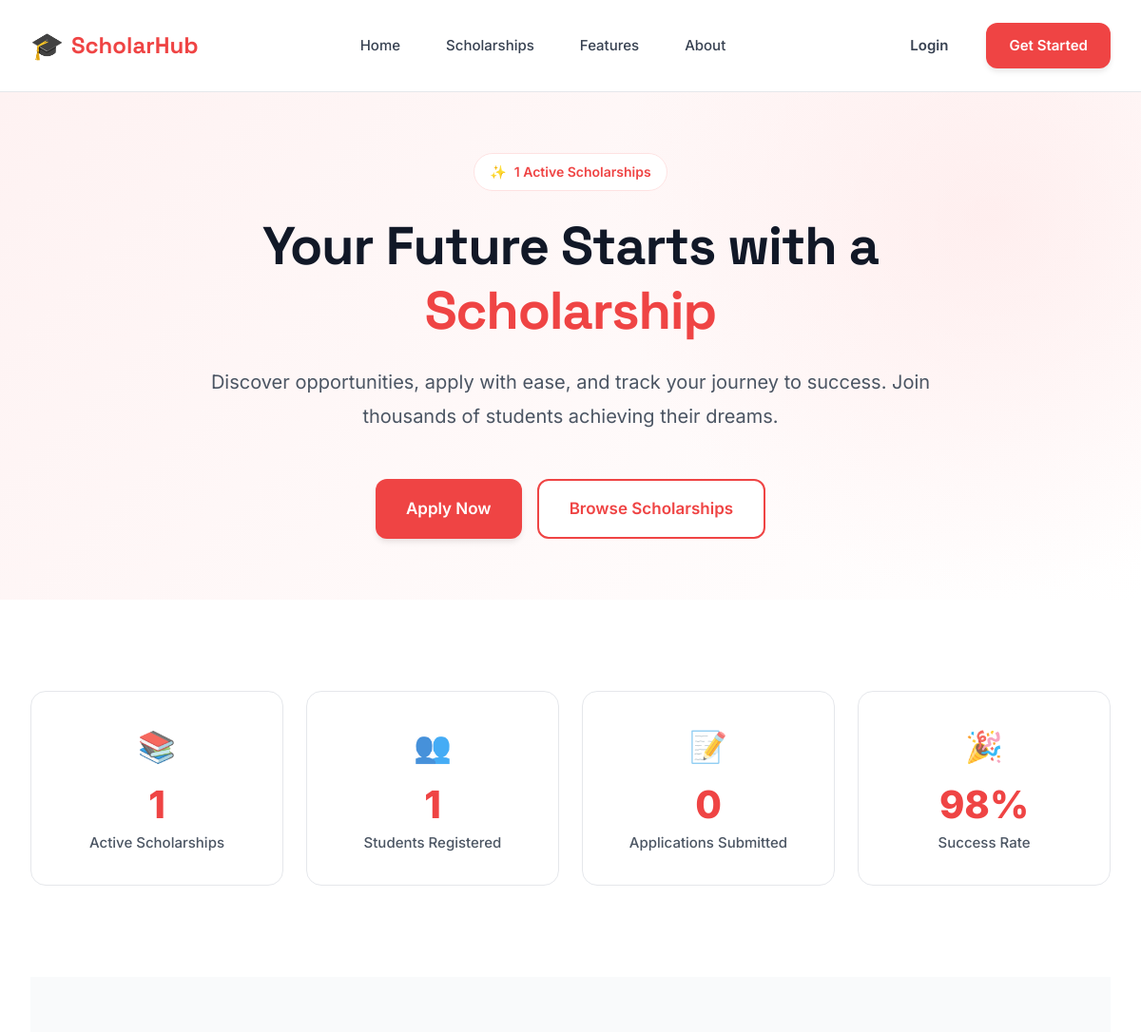
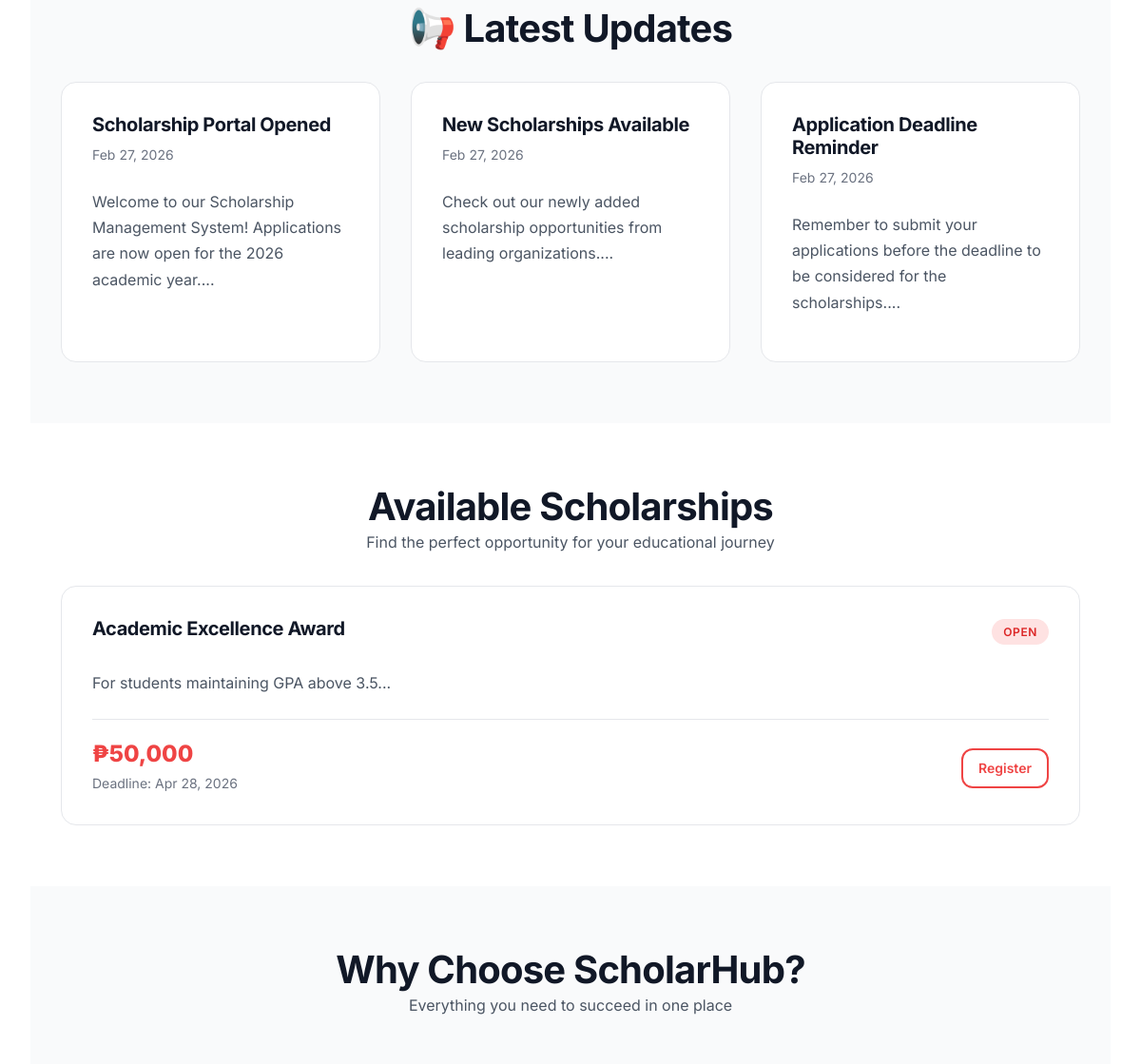
Before: / (upper part) with the older database file (2 pictures, top to bottom).
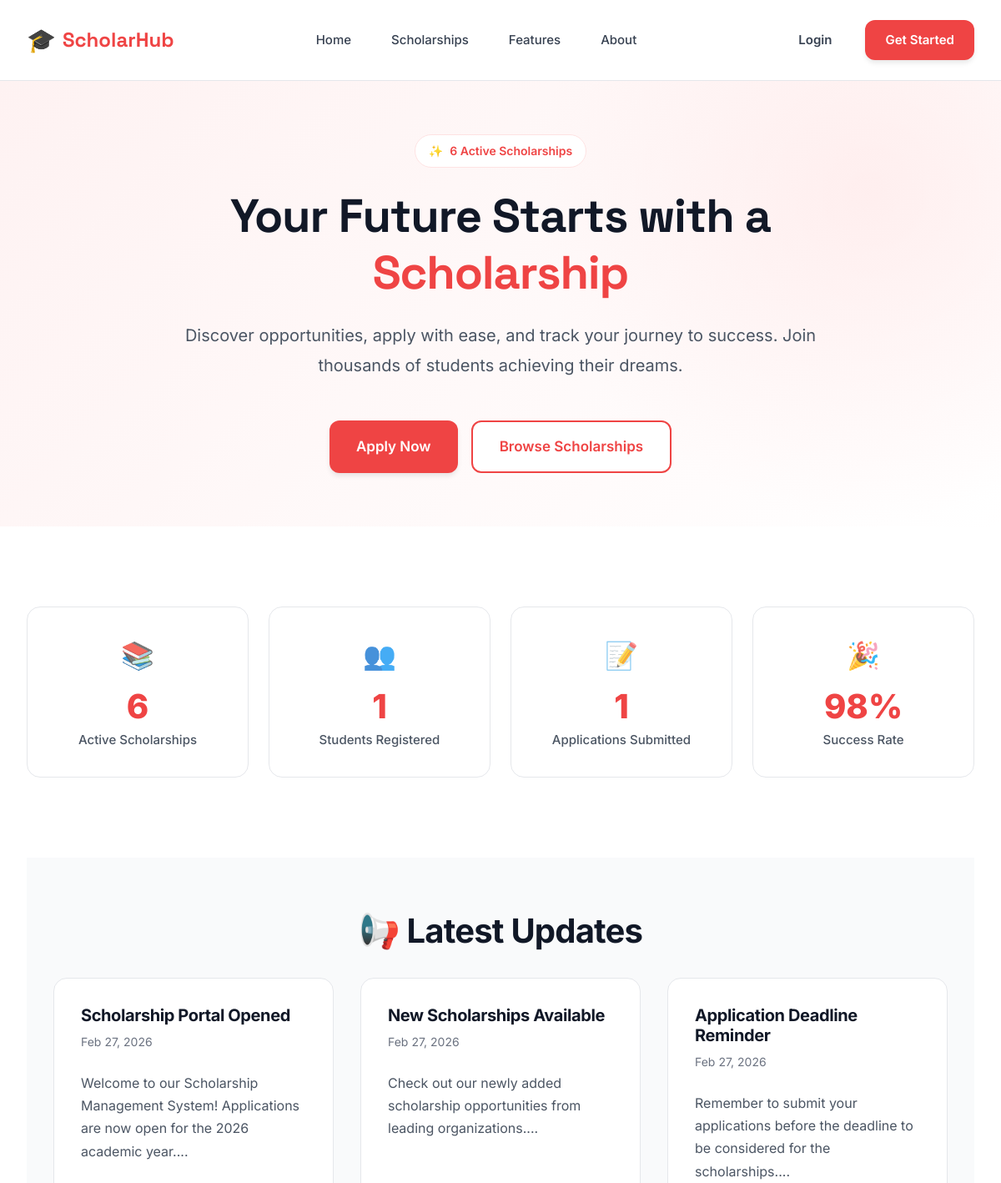
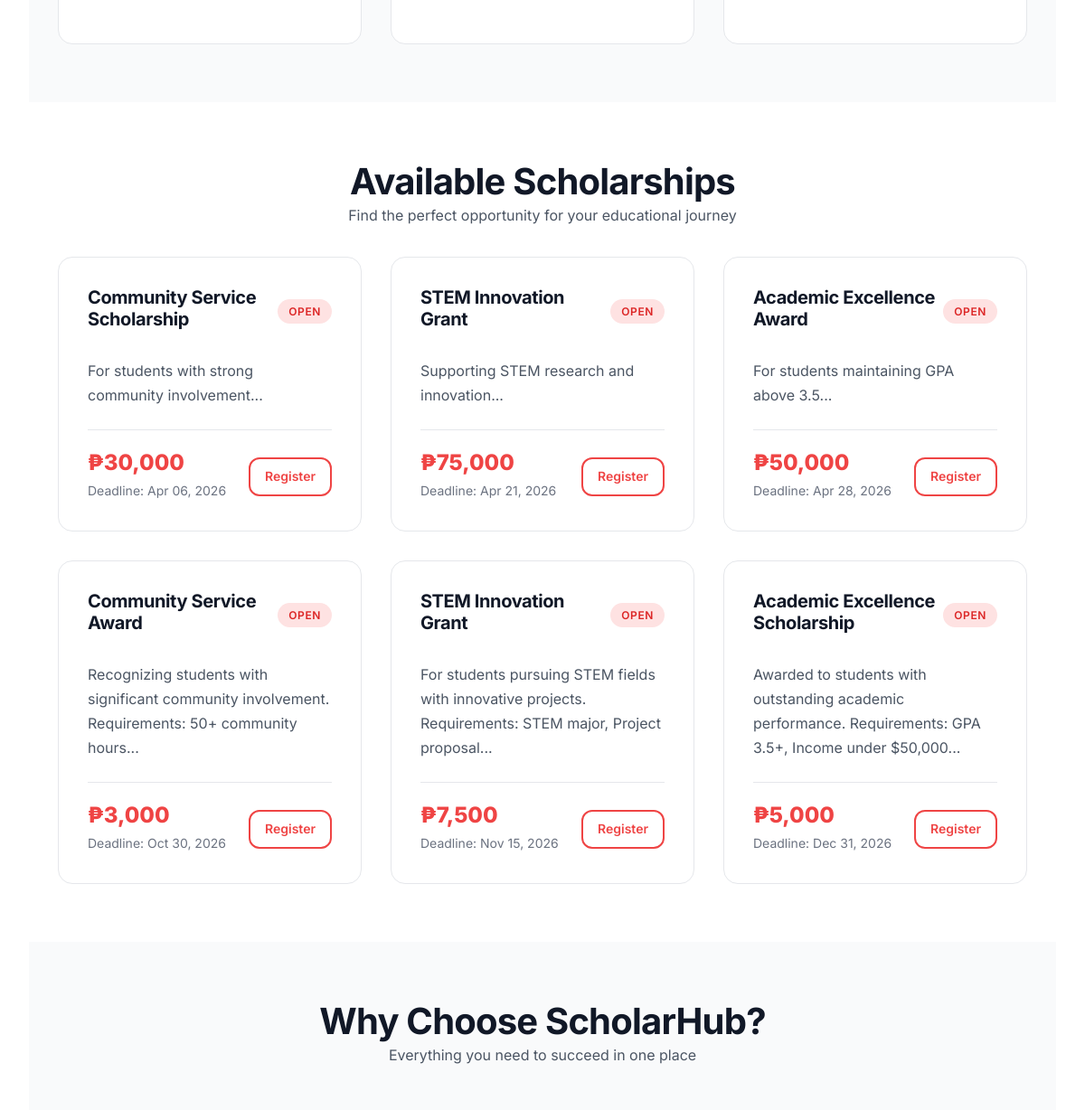
After: the same page with the newer database file (2 pictures, top to bottom).
### tables this page shows
CREATE TABLE `announcements` (
  `id` int(11) NOT NULL,
  `title` varchar(255) NOT NULL,
  `message` text NOT NULL,
  `type` enum('info','success','warning','urgent') DEFAULT 'info',
  `created_by` int(11) NOT NULL,
  `published` tinyint(1) DEFAULT 1,
  `published_at` datetime DEFAULT current_timestamp(),
  `expires_at` datetime DEFAULT NULL,
  `created_at` datetime DEFAULT current_timestamp(),
  `updated_at` datetime DEFAULT current_timestamp() ON UPDATE current_timestamp()
);

CREATE TABLE `scholarships` (
  `id` int(11) NOT NULL,
  `title` varchar(255) NOT NULL,
  `description` text NOT NULL,
  `organization` varchar(150) NOT NULL,
  `eligibility_requirements` text DEFAULT NULL,
  `renewal_requirements` text DEFAULT NULL,
  `amount` decimal(12,2) NOT NULL CHECK (`amount` > 0),
  `deadline` date NOT NULL,
  `status` enum('open','closed','cancelled') DEFAULT 'open',
  `created_by` int(11) NOT NULL,
  `created_at` datetime DEFAULT current_timestamp(),
  `updated_at` datetime DEFAULT current_timestamp() ON UPDATE current_timestamp()
);

### helpers/SecurityHelper.php (called while the page is built, shortened)
<?php
function sanitizeString($string) {
    return htmlspecialchars(trim($string), ENT_QUOTES, 'UTF-8');
}
function isLoggedIn() {
    return isset($_SESSION['user_id']) && !empty($_SESSION['user_id']);
}

### index.php (the view, shortened to what the changed rows need)
<?php
require_once __DIR__ . '/helpers/SecurityHelper.php';
$pdo = getPDO();
$stmt = $pdo->query("
    SELECT * FROM scholarships
    WHERE status = 'open' AND deadline > NOW()
    ORDER BY deadline ASC
    LIMIT 10
");
$scholarships = $stmt->fetchAll(PDO::FETCH_ASSOC) ?: [];
$stmt = $pdo->query("
    SELECT * FROM announcements
    WHERE published = 1 AND (expires_at IS NULL OR expires_at > NOW())
    ORDER BY published_at DESC
    LIMIT 3
");
$announcements = $stmt->fetchAll(PDO::FETCH_ASSOC) ?: [];
$totalApps = $pdo->query("SELECT COUNT(*) FROM applications")->fetchColumn() ?: 0;
$totalScholarships = $pdo->query("SELECT COUNT(*) FROM scholarships WHERE status = 'open'")->fetchColumn() ?: 0;
?>
<!DOCTYPE html>
<html lang="en">
<head>
  <link rel="stylesheet" href="assets/modern-theme.css">
</head>
<body>
  <section id="home" class="hero">
    <div class="container">
      <div class="hero-content fade-in">
        <div class="hero-badge">
          <span>✨</span>
          <span><?= $totalScholarships ?> Active Scholarships</span>
        </div>
        <h1 class="hero-title">
          Your Future Starts with a <span class="highlight">Scholarship</span>
        </h1>
      </div>
    </div>
  </section>
  <section class="section-sm bg-white">
    <div class="container">
      <div class="stats-grid">
        <div class="stat-card slide-in">
          <div class="stat-icon">📚</div>
          <div class="stat-value"><?= $totalScholarships ?></div>
          <div class="stat-label">Active Scholarships</div>
        </div>
        <div class="stat-card slide-in" style="animation-delay: 0.2s;">
          <div class="stat-icon">📝</div>
          <div class="stat-value"><?= $totalApps ?></div>
          <div class="stat-label">Applications Submitted</div>
        </div>
      </div>
    </div>
  </section>
  <div class="container">
  <?php if (!empty($announcements)): ?>
  <section class="section bg-gray">
    <div class="container">
      <h2 class="text-center mb-4">📢 Latest Updates</h2>
      <div class="feature-grid">
        <?php foreach ($announcements as $ann): ?>
        <div class="card">
          <div class="card-header">
            <h3 class="card-title"><?= sanitizeString($ann['title']) ?></h3>
            <p class="card-subtitle"><?= date('M d, Y', strtotime($ann['published_at'])) ?></p>
          </div>
          <div class="card-body">
            <p><?= sanitizeString(substr($ann['message'], 0, 150)) ?>...</p>
          </div>
        </div>
        <?php endforeach; ?>
      </div>
    </div>
  </section>
  <?php endif; ?>
  <section id="scholarships" class="section bg-white">
    <div class="container">
      <div class="text-center mb-4">
        <h2>Available Scholarships</h2>
      </div>
      <?php if (!empty($scholarships)): ?>
      <div class="feature-grid">
        <?php foreach ($scholarships as $sch): ?>
        <div class="card">
          <div class="card-header">
            <div class="flex justify-between items-center">
              <h3 class="card-title"><?= sanitizeString($sch['title']) ?></h3>
              <span class="badge badge-primary">Open</span>
            </div>
          </div>
          <div class="card-body">
            <p><?= sanitizeString(substr($sch['description'] ?? '', 0, 120)) ?>...</p>
          </div>
          <div class="card-footer">
            <div>
              <div class="stat-value" style="font-size: 1.5rem;">₱<?= number_format($sch['amount'] ?? 0, 0) ?></div>
              <div class="text-muted" style="font-size: 0.875rem;">
                Deadline: <?= date('M d, Y', strtotime($sch['deadline'])) ?>
              </div>
            </div>
            <?php if (isLoggedIn()): ?>
              <a href="member/apply_scholarship.php?scholarship_id=<?= $sch['id'] ?>" class="btn btn-primary btn-sm">Apply Now</a>
            <?php else: ?>
              <a href="auth/register.php" class="btn btn-secondary btn-sm">Register</a>
            <?php endif; ?>
          </div>
        </div>
        <?php endforeach; ?>
      </div>
      <?php else: ?>
      <div class="text-center">
        <p class="text-gray">No scholarships available at this time. Check back soon!</p>
      </div>
      <?php endif; ?>
    </div>
  </section>
  <section id="features" class="section bg-gray">
    <div class="container">
      <div class="text-center mb-4">
        <h2>Why Choose ScholarHub?</h2>
      </div>
    </div>
  </section>
</div>
</body>
</html>

Changed rows visible on the page:
added scholarships: title "Community Service Scholarship", description "For students with strong community involvement", amount "30,000", deadline "Apr 06, 2026"
added scholarships: title "STEM Innovation Grant", description "Supporting STEM research and innovation", amount "75,000", deadline "Apr 21, 2026"
added scholarships: title "Community Service Award", description "Recognizing students with significant community involvement. Requirements: 50+ community hours", amount "3,000", deadline "Oct 30, 2026"
added scholarships: title "STEM Innovation Grant", description "For students pursuing STEM fields with innovative projects. Requirements: STEM major, Project proposal", amount "7,500", deadline "Nov 15, 2026"
added scholarships: title "Academic Excellence Scholarship", description "Awarded to students with outstanding academic performance. Requirements: GPA 3.5+, Income under $50,000", amount "5,000", deadline "Dec 31, 2026"
Other visible differences:
$totalScholarships: "1" → "6"
$totalApps: "0" → "1"
